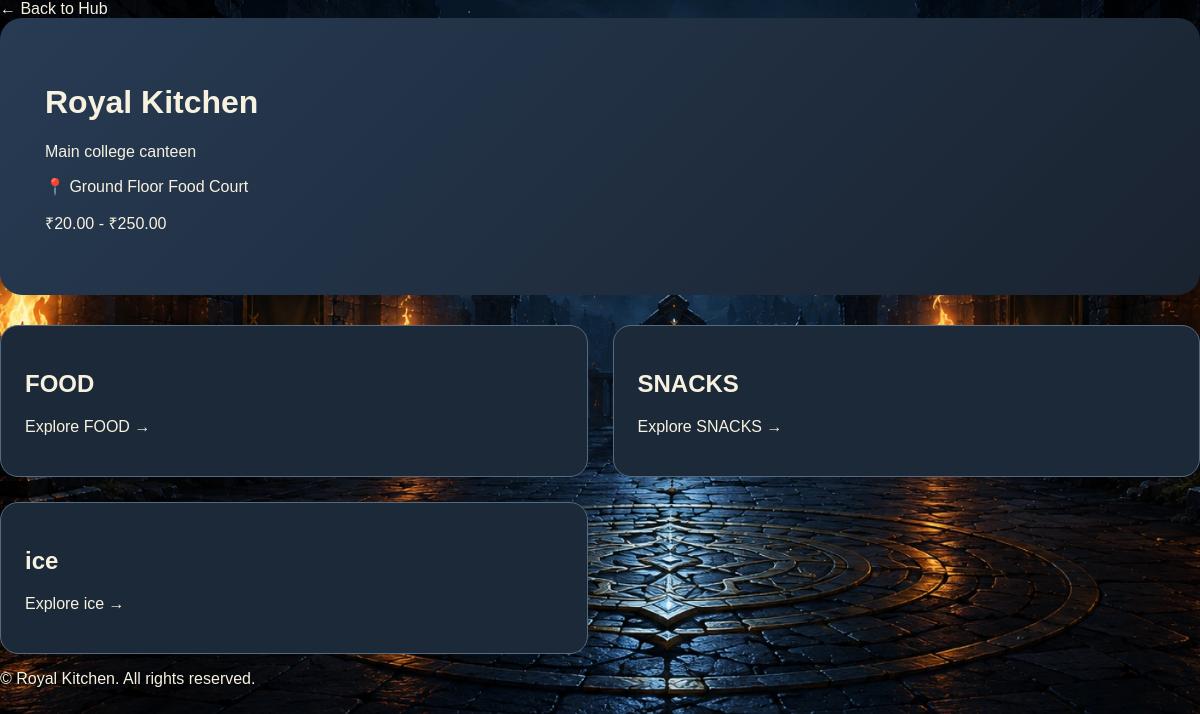
Before: /vendor/royal-kitchen/ (signed in) with the older database file.
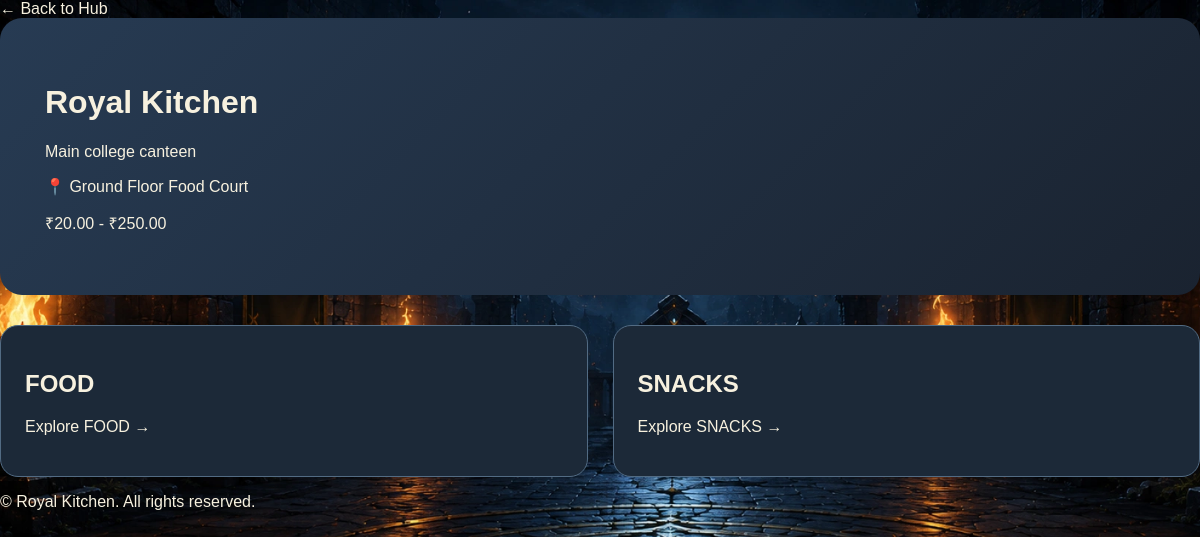
After: the same page with the newer database file.
### core/models.py (models this page shows, shortened)
class Category(models.Model):
    vendor = models.ForeignKey(
        Vendor,
        on_delete=models.CASCADE,
        related_name="categories",
    )
    name = models.CharField(max_length=50)
    image = models.ImageField(
        upload_to="categories/",
        blank=True,
    )

### core/views.py (the view)
# urls.py: path("vendor/<slug:slug>/", views.vendor_detail, name="vendor_detail"),
@login_required
def vendor_detail(request, slug):
    vendor = get_object_or_404(Vendor, slug=slug)
    if vendor.slug == "campus-kitchen":
        template_name = "vendor/campus-kitchen/campus-kitchen.html"
    elif vendor.slug == "mario":
        template_name = "vendor/mario/mario.html"
    elif vendor.slug == "royal-kitchen":
        template_name = "vendor/royal-kitchen/royal-kitchen.html"
    elif vendor.slug == "tasty-time":
        template_name = "vendor/tasty-time/tasty-time.html"
    else:
        template_name = "vendor/default.html"
    return render(request, template_name, {"vendor": vendor})

### templates/vendor/royal-kitchen/royal-kitchen.html (shortened to what this page needs)
{% extends 'vendor/components/vendor-common.html' %}
{% load static %}
{% block vendor_css %}
<link rel="stylesheet" href="{% static 'css/vendor/royal-kitchen/royal.css' %}?v=3">
<link rel="stylesheet" href="{% static 'css/vendor/royal-kitchen/royal-effects.css' %}">
<link rel="stylesheet" href="{% static 'css/vendor/royal-kitchen/royal-animations.css' %}">
{% endblock %}
{% block body_class %}royal-kitchen-page{% endblock %}
{% block vendor_content %}
{% include 'vendor/components/vendor-header.html' %}
{% include 'vendor/components/category-card.html' %}
{% endblock %}

### templates/vendor/components/category-card.html
<div class="category-grid">
    {% for category in vendor.categories.all %}
    <a class="category-card" href="{% url 'product_list' vendor.slug category.name %}">
        <h2>{{ category.name }}</h2>
        <p>Explore {{ category.name }} →</p>
    </a>
    {% empty %}
    <div class="category-card">
        <h2>No Categories</h2>
        <p>This vendor has no categories yet.</p>
    </div>
    {% endfor %}
</div>

Changed rows visible on the page:
removed Category: name "ice"
